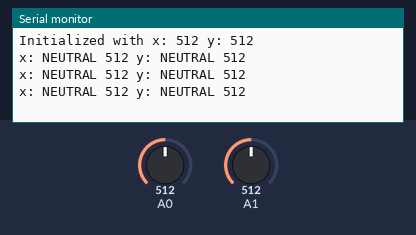
The sketch below on a simulated Arduino Uno, built with avr-gcc and run on an emulated ATmega328P. Parts: the last lines printed to the serial monitor. The inputs (shaded band) are chosen by the test bench; at power-on: A0 = 512, A1 = 512.

Above: at 1.2 s.
1.3 s: A0 set to 716
At 1.9 s:
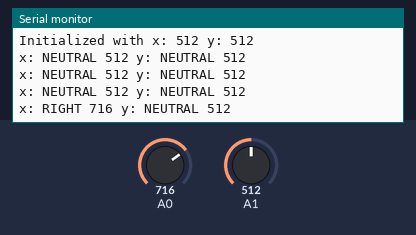
3.5 s: A1 set to 716
At 3.9 s:
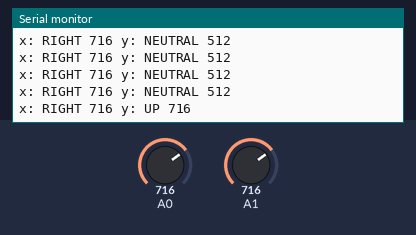
5.5 s: A0 set to 511
At 5.9 s:
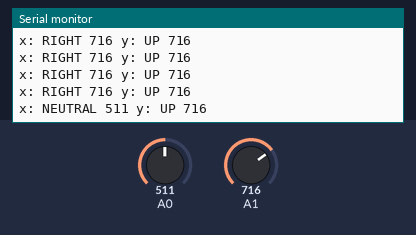
7.5 s: A1 set to 306
At 7.9 s:
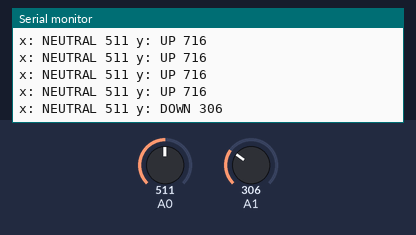
9.5 s: A0 set to 306
At 9.9 s:
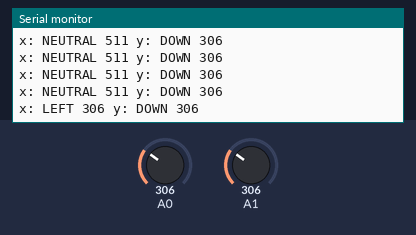
11.5 s: A1 set to 511
At 11.9 s:
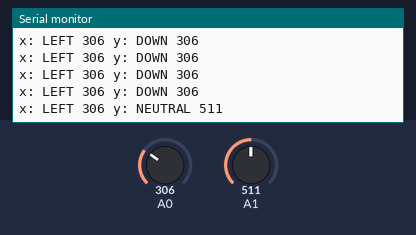

Measured:
- after the input at 1.3 s, the serial monitor: prints a new line after 0.20 s (image 1)
- after the input at 3.5 s, the serial monitor: prints a new line at once (image 2)
- after the input at 5.5 s, the serial monitor: prints a new line at once (image 3)
- after the input at 7.5 s, the serial monitor: prints a new line at once (image 4)
- after the input at 9.5 s, the serial monitor: prints a new line at once (image 5)
- after the input at 11.5 s, the serial monitor: prints a new line at once (image 6)

The sketch:

joystick_test.ino
```cpp
  #define PAD 50

  int x = 0;
  int y = 0;
  String xpos = "NEUTRAL";
  String ypos = "NEUTRAL";
  int x_init;
  int y_init;

void setup() {
  x_init = analogRead(A0);
  y_init = analogRead(A1);
  Serial.begin(9600);
  Serial.println("Initialized with x: " + String(x_init) + " y: " +String(y_init));
}

void loop() {
  x = analogRead(A0);
  y = analogRead(A1);

  xpos = get_xpos(x);
  ypos = get_ypos(y);

  Serial.println("x: " + xpos + " " + String(x) +
                 " y: " + ypos + " " + String(y));
  delay(500);

}

String get_xpos(int reading){
  String result = "";
  if(reading < (x_init+PAD) && reading > (x_init-PAD)){
    result = "NEUTRAL";
  }
  if(reading < (x_init-PAD)){
    result = "LEFT";
  }
  else if(reading > (x_init+PAD)){
    result = "RIGHT";
  }
  return result;
}

String get_ypos(int reading){
  String result = "";
  if(reading < (y_init+PAD) && reading > (y_init-PAD)){
    result = "NEUTRAL";
  }
  if(reading < (y_init-PAD)){
    result = "DOWN";
  }
  else if(reading > (y_init+PAD)){
    result = "UP";
  }
  return result;
}
```
